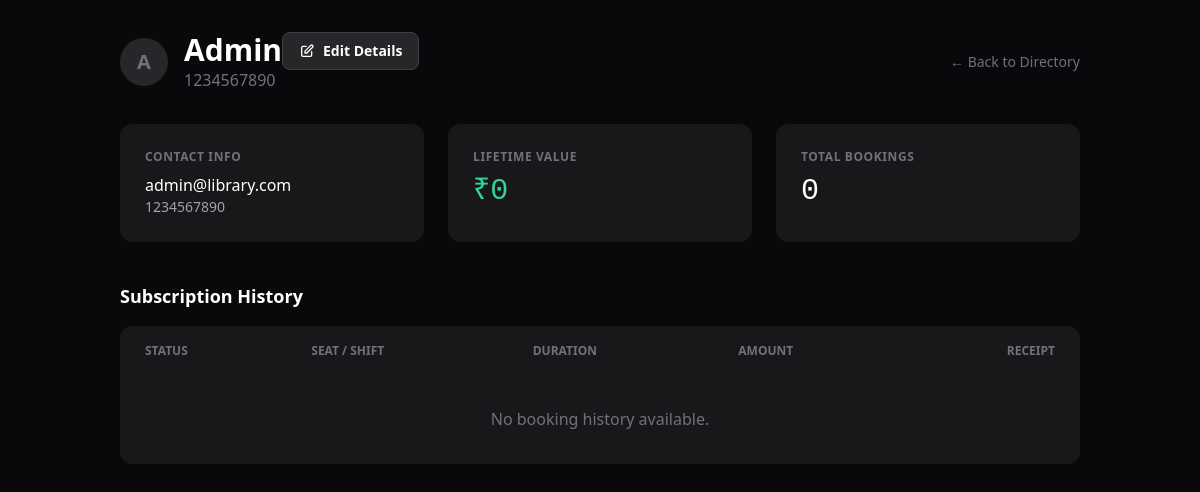
Screenshot of /admin/user_details.php?id=1 (signed in) with the database file from the repository.
### tables this page shows
CREATE TABLE `users` (
  `id` int(10) UNSIGNED NOT NULL,
  `name` varchar(100) NOT NULL,
  `email` varchar(100) NOT NULL,
  `phone` varchar(15) DEFAULT NULL,
  `profile_image` varchar(255) DEFAULT NULL,
  `aadhaar_number` varchar(20) DEFAULT NULL,
  `doc_proof` varchar(255) DEFAULT NULL COMMENT 'Path to Aadhaar/ID image',
  `verification_status` enum('pending','verified','rejected') DEFAULT 'pending',
  `password_hash` varchar(255) NOT NULL,
  `role` enum('admin','student') DEFAULT 'student',
  `is_active` tinyint(4) DEFAULT 1,
  `created_at` timestamp NOT NULL DEFAULT current_timestamp()
);

### admin/user_details.php (the view, shortened to what this page needs)
<?php
$pdo = Database::getInstance()->getConnection();
$userId = $_GET['id'] ?? 0;
$userStmt = $pdo->prepare("SELECT * FROM users WHERE id = ?");
$userStmt->execute([$userId]);
$user = $userStmt->fetch();
$statsStmt = $pdo->prepare("
    SELECT
        COUNT(*) as total_bookings,
        SUM(final_amount) as total_spent
    FROM subscriptions
    WHERE user_id = ? AND payment_status = 'paid'
");
$statsStmt->execute([$userId]);
$stats = $statsStmt->fetch();
$histStmt = $pdo->prepare("
    SELECT
        s.*,
        st.label as seat_label,
        st.type as seat_type,
        sh.name as shift_name
    FROM subscriptions s
    JOIN seats st ON s.seat_id = st.id
    JOIN shifts sh ON s.shift_id = sh.id
    WHERE s.user_id = ?
    ORDER BY s.created_at DESC
");
$histStmt->execute([$userId]);
$history = $histStmt->fetchAll();
?>
<!DOCTYPE html>
<html lang="en" class="dark">
<head>
    <script src="https://cdn.tailwindcss.com"></script>
</head>
<body class="p-8 max-w-5xl mx-auto">
    <div class="flex items-center justify-between mb-8">
        <div class="flex items-center gap-4">
            <div class="w-12 h-12 rounded-full bg-zinc-800 flex items-center justify-center text-xl font-bold text-zinc-500">
                <?= strtoupper(substr($user['name'], 0, 1)) ?>
            </div>
            <div class="flex justify-between items-start">
                <div>
                    <h1 class="text-3xl font-bold"><?= htmlspecialchars($user['name']) ?></h1>
                    <p class="text-zinc-500"><?= $user['phone'] ?></p>
                </div>
                <a href="edit_user.php?id=<?= $user['id'] ?>" class="bg-zinc-800 hover:bg-zinc-700 text-white px-4 py-2 rounded-lg text-sm font-bold flex items-center gap-2 transition border border-zinc-700">
                    <svg class="w-4 h-4" fill="none" stroke="currentColor" viewBox="0 0 24 24">
                        <path stroke-linecap="round" stroke-linejoin="round" stroke-width="2" d="M11 5H6a2 2 0 00-2 2v11a2 2 0 002 2h11a2 2 0 002-2v-5m-1.414-9.414a2 2 0 112.828 2.828L11.828 15H9v-2.828l8.586-8.586z"></path>
                    </svg>
                    Edit Details
                </a>
            </div>
        </div>
        <a href="users.php" class="text-zinc-500 hover:text-white text-sm">← Back to Directory</a>
    </div>
    <div class="grid grid-cols-1 md:grid-cols-3 gap-6 mb-10">
        <div class="bg-surface border border-zinc-900 p-6 rounded-xl">
            <p class="text-xs uppercase text-zinc-500 font-bold tracking-wider">Contact Info</p>
            <p class="text-white mt-2"><?= htmlspecialchars($user['email']) ?></p>
            <p class="text-zinc-400 text-sm"><?= htmlspecialchars($user['phone'] ?? "") ?></p>
        </div>
        <div class="bg-surface border border-zinc-900 p-6 rounded-xl">
            <p class="text-xs uppercase text-zinc-500 font-bold tracking-wider">Lifetime Value</p>
            <p class="text-3xl font-mono text-emerald-400 mt-2">₹<?= number_format($stats['total_spent'] ?? 0) ?></p>
        </div>
        <div class="bg-surface border border-zinc-900 p-6 rounded-xl">
            <p class="text-xs uppercase text-zinc-500 font-bold tracking-wider">Total Bookings</p>
            <p class="text-3xl font-mono text-white mt-2"><?= $stats['total_bookings'] ?></p>
        </div>
    </div>
    <h2 class="text-lg font-bold mb-4">Subscription History</h2>
    <div class="bg-surface border border-zinc-900 rounded-xl overflow-hidden">
        <table class="w-full text-left text-sm">
            <thead class="bg-zinc-900/50 text-zinc-500 uppercase text-xs font-bold">
                <tr>
                    <th class="px-6 py-4">Status</th>
                    <th class="px-6 py-4">Seat / Shift</th>
                    <th class="px-6 py-4">Duration</th>
                    <th class="px-6 py-4">Amount</th>
                    <th colspan="2" class="px-6 py-4 text-right">Receipt</th>
                </tr>
            </thead>
        </table>
        <?php if (empty($history)): ?>
            <div class="p-8 text-center text-zinc-500">No booking history available.</div>
        <?php endif; ?>
    </div>
</body>
</html>

### admin/user_details.php (style rules this page uses)
body { background-color: #09090b; color: #fff; }

### rows the page displays
users: name "A", name "Admin", phone "1234567890", email "admin@library.com"

### other values shown
$stats['total_spent'] "0"
$stats['total_bookings'] "0"
